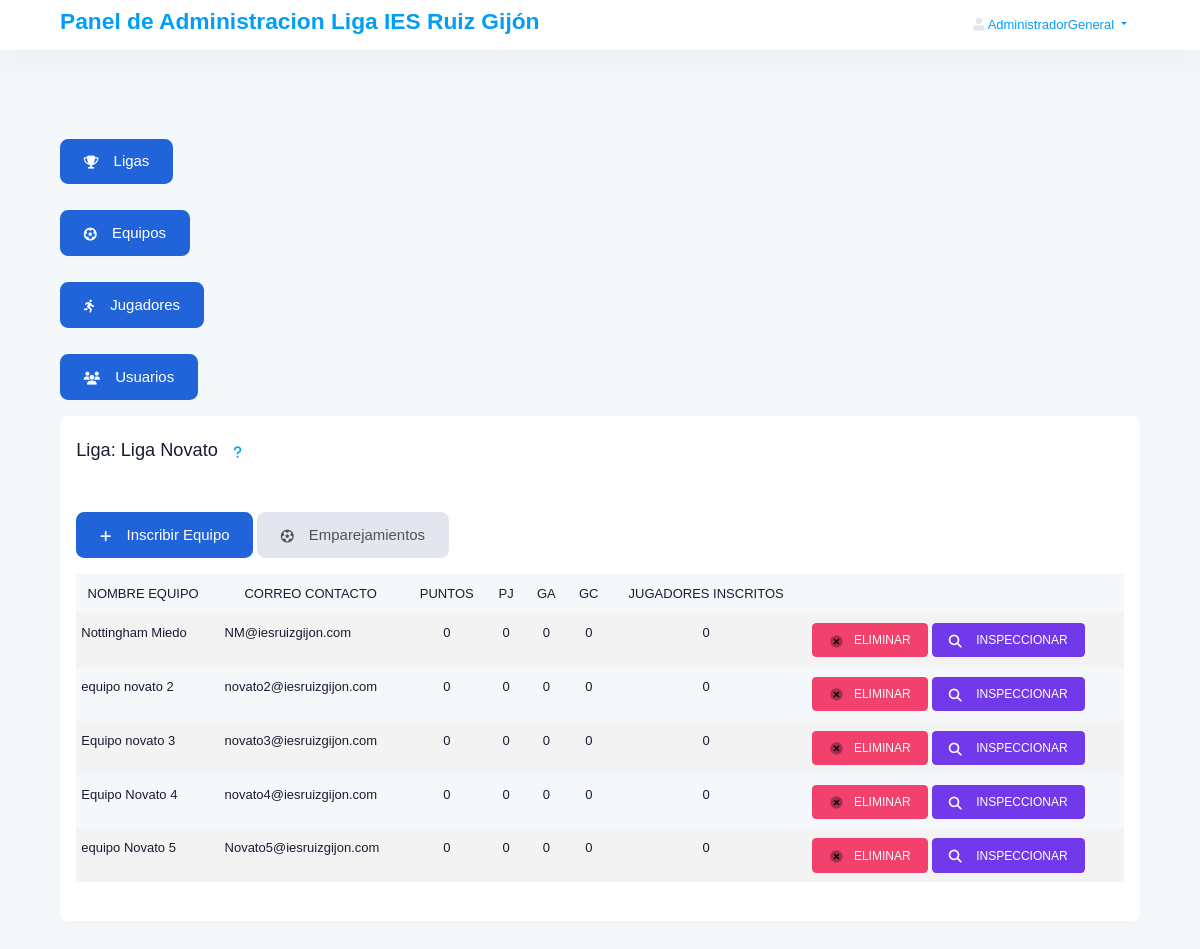
The page /Controller/admin/ligas/detalles-liga.php?liga_id=1 (signed in) on the database its author committed.
### tables this page shows
CREATE TABLE `usuarios` (
  `id` int(11) NOT NULL,
  `email` varchar(150) NOT NULL,
  `password` varchar(150) NOT NULL,
  `rol` enum('AdministradorGeneral','AdministradorLigas','Usuario','') NOT NULL,
  `id_jugador` int(11) DEFAULT NULL,
  `id_equipo` int(11) DEFAULT NULL,
  `id_liga` int(11) DEFAULT NULL
);

CREATE TABLE `ligas` (
  `id` int(11) NOT NULL,
  `nombre_liga` varchar(100) NOT NULL
);

CREATE TABLE `equipos` (
  `id` int(11) NOT NULL,
  `nombre_equipo` varchar(100) NOT NULL,
  `equipo_correo` varchar(100) NOT NULL,
  `equipo_imagen` varchar(50) NOT NULL,
  `puntos` int(3) NOT NULL DEFAULT 0,
  `partidos_jugados` int(3) NOT NULL DEFAULT 0,
  `goles_a_favor` int(3) NOT NULL DEFAULT 0,
  `goles_en_contra` int(3) NOT NULL DEFAULT 0,
  `id_liga` int(11) NOT NULL
);

### views/admin/ligas/detalles-liga.view.php (the view, shortened to what the rows shown need)
<!DOCTYPE html>
<html lang="en">
<head>
    <link rel="stylesheet" href="https://cdn.jsdelivr.net/npm/bootstrap-icons@1.11.3/font/bootstrap-icons.min.css">
    <link href="../../../build/css/style.bundle.css" rel="stylesheet" type="text/css" />
    <link href="../../../build/js/global/plugins.bundle.css" rel="stylesheet" type="text/css" />
    <link href="//cdn.datatables.net/2.3.0/css/dataTables.dataTables.min.css" rel="stylesheet" type="text/css" />
</head>
<body id="kt_body" class="header-fixed header-mobile-fixed subheader-enabled subheader-fixed">
    <div id="kt_header" class="header-mobile align-items-center header-mobile-fixed">
        <div class="container d-flex align-items-stretch justify-content-between">
            <div class="d-flex flex-column align-items-center">
                <h1 class="">
                    <a class="text-decoration-none" href="../../../Controller/admin/index.php">Panel de Administración Liga IES Ruiz Gijón</a>
                </h1>
            </div>
        </div>
    </div>
    <div class="d-flex flex-column flex-root">
        <div class="d-flex flex-row flex-column-fluid page">
            <div class="d-flex flex-column flex-row-fluid wrapper" id="kt_wrapper">
                <div id="kt_header" class="header header-fixed header-light">
                    <div class="container d-flex align-items-stretch justify-content-between">
                        <div class="header-menu-wrapper header-menu-wrapper-left" id="kt_header_menu_wrapper">
                            <div class="brand pl-0">
                                <h1 class="">
                                    <a class="text-decoration-none" href="../../../Controller/admin/index.php">Panel de Administracion Liga IES Ruiz Gijón</a>
                                </h1>
                            </div>
                        </div>
                        <div class="topbar">
                            <div class="topbar-item">
                                <ul class="nav">
                                    <li class="nav-item dropdown">
                                        <a class="nav-link dropdown-toggle" data-toggle="dropdown" href="#" role="button" aria-haspopup="true" aria-expanded="false">
                                            <span class="svg-icon"><i class="fa fa-user text-secondary"></i> </span> <?php echo $vectorUsuario["rol"] ?>
                                        </a>
                                    </li>
                                </ul>
                            </div>
                        </div>
                    </div>
                </div>
                <div class="content d-flex flex-column flex-column-fluid" id="kt_content">
                    <div class="d-flex flex-column-fluid">
                        <div class="container">
                            <div class="row">
                                <div class="col-xl-12">
                                    <div class="card card-custom gutter-b">
                                        <div class="card-header" style="border: none;">
                                            <div class="card-title">
                                                <h2 class="card-label font-weight-bolder">
                                                    Liga: <?php echo $liga_nombre; ?>
                                                </h2>
                                                <div>
                                                    <button class="bg-white border-0 text-center" onclick="mostrarAyuda();"><i class="fa-solid fa-question text-primary"></i></button>
                                                </div>
                                            </div>
                                        </div>
                                        <div class="card-body">
                                            <div class="row">
                                                <div class="col-lg-12 col-md-12 col-sm-12">
                                                    <div class="table-responsive">
                                                        <table class="table table-striped table-active" id="TablaEquipos">
                                                            <thead>
                                                                <tr class="">
                                                                    <th data-type="string">NOMBRE EQUIPO</th>
                                                                    <th>CORREO CONTACTO</th>
                                                                    <th data-type="number">PUNTOS</th>
                                                                    <th data-type="number">PJ</th>
                                                                    <th data-type="number">GA</th>
                                                                    <th data-type="number">GC</th>
                                                                    <th data-type="number">JUGADORES INSCRITOS</th>
                                                                    <th class="no-sort"></th>
                                                                </tr>
                                                            </thead>
                                                            <tbody>
                                                                <?php
                                                                $sqlEquipos = "SELECT * FROM equipos where id_liga=$liga_id Order by puntos DESC";
                                                                $resEquipos = $conexion->BD_Consulta($sqlEquipos);
                                                                $tuplaEquipos = $conexion->BD_GetTupla($resEquipos);
                                                                while ($tuplaEquipos != NULL) {
                                                                    print("<tr>
                                                                    <td>" . $tuplaEquipos["nombre_equipo"] . "</td>
                                                                    <td>" . $tuplaEquipos["equipo_correo"] . "</td>
                                                                    <td class=\"text-center\">" . $tuplaEquipos["puntos"] . "</td>
                                                                    <td class=\"text-center\">" . $tuplaEquipos["partidos_jugados"] . "</td>
                                                                    <td class=\"text-center\">" . $tuplaEquipos["goles_a_favor"] . "</td>
                                                                    <td class=\"text-center\">" . $tuplaEquipos["goles_en_contra"] . "</td>
                                                                ");
                                                                    $sqlJugadores = "SELECT * from jugadores where id_equipo=" . $tuplaEquipos["id"] . "";
                                                                    $resJugadores = $conexion->BD_Consulta($sqlJugadores);
                                                                    if ($resJugadores == NULL) {
                                                                        $numJugadores = 0;
                                                                    } else {
                                                                        $numJugadores = $conexion->BD_NumeroFilas($resJugadores);
                                                                    }
                                                                    print("<td class=\"text-center\">" . $numJugadores . "</td>");
                                                                    print("<td class=\"text-right\">
                                                                        <a href=\"#\" class=\"btn btn-danger btn-pill btn-sm font-weight-bold\" data-toggle=\"modal\" data-target=\"#ModalEliminarEquipo" . $tuplaEquipos["id"] . "\">
                                                                            <span class=\"svg-icon svg-icon-white\"><svg xmlns=\"http://www.w3.org/2000/svg\" xmlns:xlink=\"http://www.w3.org/1999/xlink\" width=\"24px\" height=\"24px\" viewBox=\"0 0 24 24\" version=\"1.1\">
                                                                                </svg></span> ELIMINAR
                                                                        </a>
                                                                        <a href=\"mod-equipo.php?equipo_id=" . $tuplaEquipos["id"] . "\" class=\"btn btn-info btn-pill btn-sm font-weight-bold\">
                                                                                <span class=\"svg-icon svg-icon-default\"><i class=\"fa-solid fa-magnifying-glass\"></i></span> INSPECCIONAR
                                                                        </a>
                                                                    </td>
                                                                        <div class=\"modal fade\" id=\"ModalEliminarEquipo" . $tuplaEquipos["id"] . "\" tabindex=\"-1\" role=\"dialog\" aria-labelledby=\"CancelarModal\" aria-hidden=\"true\">
                                                                                        " . $tuplaEquipos[""] . "
                                                                                        $liga_id" . $tuplaEquipos[""] . "
                                                                        </div>
                                                                    </tr>");
                                                                    $tuplaEquipos = $conexion->BD_GetTupla($resEquipos);
                                                                }
                                                                ?>
                                                            </tbody>
                                                        </table>
                                                    </div>
                                                </div>
                                            </div>
                                        </div>
                                    </div>
                                </div>
                            </div>
                        </div>
                    </div>
                </div>
            </div>
        </div>
    </div>
</body>
</html>

### rows shown on the page
usuarios: rol "AdministradorGeneral"
ligas: nombre_liga "Liga Novato"
equipos: nombre_equipo "Nottingham Miedo", equipo_correo "NM@iesruizgijon.com", puntos "0", partidos_jugados "0", goles_a_favor "0", goles_en_contra "0", numJugadores "0"
equipos: nombre_equipo "equipo novato 2", equipo_correo "novato2@iesruizgijon.com", puntos "0", partidos_jugados "0", goles_a_favor "0", goles_en_contra "0", numJugadores "0"
equipos: nombre_equipo "Equipo novato 3", equipo_correo "novato3@iesruizgijon.com", puntos "0", partidos_jugados "0", goles_a_favor "0", goles_en_contra "0", numJugadores "0"
equipos: nombre_equipo "Equipo Novato 4", equipo_correo "novato4@iesruizgijon.com", puntos "0", partidos_jugados "0", goles_a_favor "0", goles_en_contra "0", numJugadores "0"
equipos: nombre_equipo "equipo Novato 5", equipo_correo "Novato5@iesruizgijon.com", puntos "0", partidos_jugados "0", goles_a_favor "0", goles_en_contra "0", numJugadores "0"
